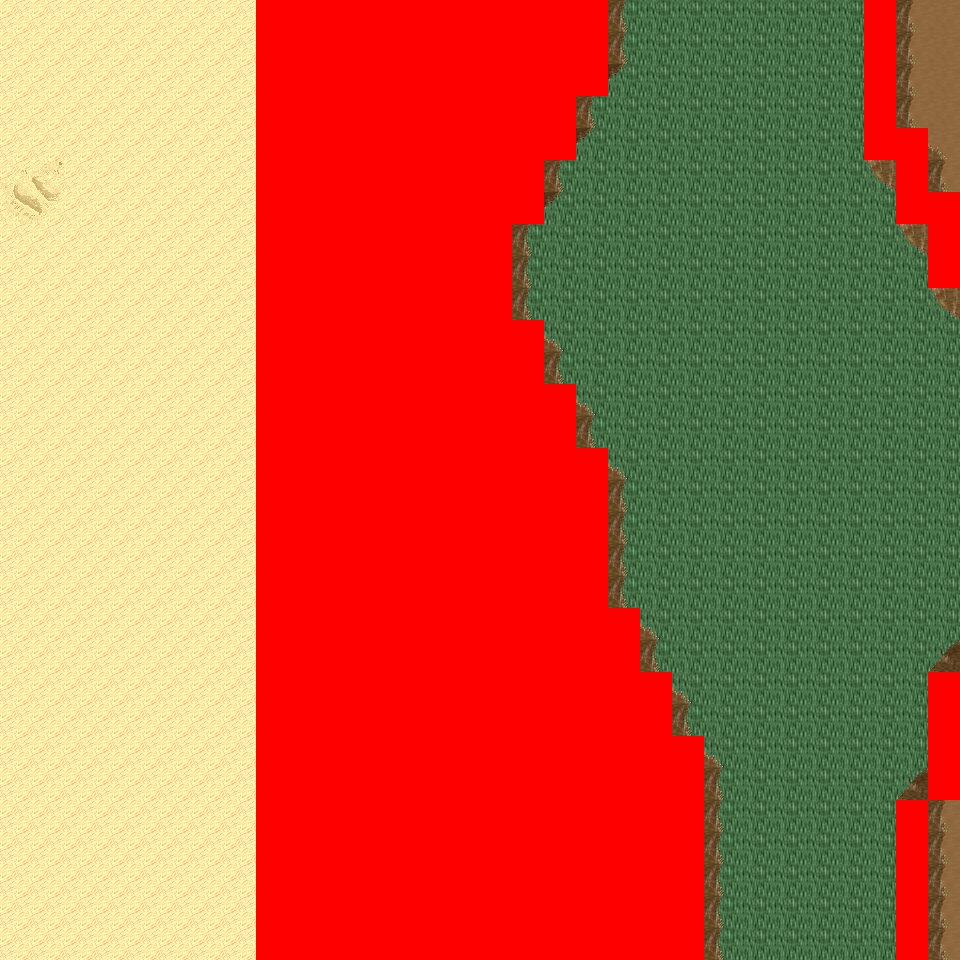

This is a level from a 2D game, rendered from its Tiled map with the project's own tilesets. A one-line summary and the map file follow, with tile-layer data summarised:
An orthogonal 30x30 tile map with 32x32 px tiles, 6 tile layers (Ground, Object, Object2, Above, ...), 8 tilesets and 4 objects (4x mapExit).

<map version="1.0" orientation="orthogonal" renderorder="right-down" width="30" height="30" tilewidth="32" tileheight="32" nextobjectid="5">
  <tileset firstgid="1" name="tileset_logic_collision" tilewidth="32" tileheight="32" tilecount="1" columns="1">
    <image source="../drawable/tileset_logic_collision.png" width="32" height="32" />
  </tileset>
  <tileset firstgid="2" name="tileset_ground_ground" tilewidth="32" tileheight="32" tilecount="33" columns="3">
    <image source="../drawable/tileset_ground_ground.png" width="96" height="352" />
  </tileset>
  <tileset firstgid="35" name="tileset_ground_ridge_earth_pale" tilewidth="32" tileheight="32" tilecount="96" columns="12">
    <image source="../drawable/tileset_ground_ridge_earth_pale.png" width="384" height="256" />
  </tileset>
  <tileset firstgid="131" name="tileset_ground_ridge_earth_dark" tilewidth="32" tileheight="32" tilecount="96" columns="12">
    <image source="../drawable/tileset_ground_ridge_earth_dark.png" width="384" height="256" />
  </tileset>
  <tileset firstgid="227" name="tileset_terrain_desert" tilewidth="32" tileheight="32" tilecount="88" columns="8">
    <image source="../drawable/tileset_terrain_desert.png" width="256" height="352" />
  </tileset>
  <tileset firstgid="315" name="tileset_plant_tree_tree_darkgreen" tilewidth="32" tileheight="32" tilecount="88" columns="8">
    <image source="../drawable/tileset_plant_tree_tree_darkgreen.png" width="256" height="352" />
  </tileset>
  <tileset firstgid="403" name="tileset_plant_cactus_2" tilewidth="32" tileheight="32" tilecount="10" columns="5">
    <image source="../drawable/tileset_plant_cactus_2.png" width="160" height="64" />
  </tileset>
  <tileset firstgid="413" name="tileset_ground_sand_2" tilewidth="32" tileheight="32" tilecount="15" columns="5">
    <image source="../drawable/tileset_ground_sand_2.png" width="160" height="96" />
  </tileset>
  <layer name="Ground" width="30" height="30">
    <data>[900 cells, 900 non-empty, 8 distinct tile ids]</data>
  </layer>
  <layer name="Object" width="30" height="30">
    <data>[900 cells, 169 non-empty, 20 distinct tile ids]</data>
  </layer>
  <layer name="Object2" width="30" height="30">
    <data>[900 cells, 0 non-empty, 0 distinct tile ids]</data>
  </layer>
  <layer name="Above" width="30" height="30">
    <data>[900 cells, 177 non-empty, 17 distinct tile ids]</data>
  </layer>
  <layer name="Above2" width="30" height="30">
    <data>[900 cells, 0 non-empty, 0 distinct tile ids]</data>
  </layer>
  <layer name="Walkable" width="30" height="30">
    <data>[900 cells, 356 non-empty, 1 distinct tile ids]</data>
  </layer>
  <objectgroup name="MapEvents">
    <object id="1" name="south" type="mapExit" x="0" y="928" width="256" height="32">
      <properties>
        <property name="map" value="level_0_x4_y129" />
        <property name="x" value="0" />
        <property name="y" value="1" />
      </properties>
    </object>
    <object id="2" name="south2" type="mapExit" x="704" y="928" width="192" height="32">
      <properties>
        <property name="map" value="level_0_x4_y129" />
        <property name="x" value="22" />
        <property name="y" value="1" />
      </properties>
    </object>
    <object id="3" name="south3" type="mapExit" x="928" y="928" width="32" height="32">
      <properties>
        <property name="map" value="level_0_x4_y129" />
        <property name="x" value="29" />
        <property name="y" value="1" />
      </properties>
    </object>
    <object id="4" name="west" type="mapExit" x="0" y="0" width="32" height="960">
      <properties>
        <property name="map" value="level_0_x3_y128" />
        <property name="x" value="28" />
        <property name="y" value="0" />
      </properties>
    </object>
  </objectgroup>
</map>
